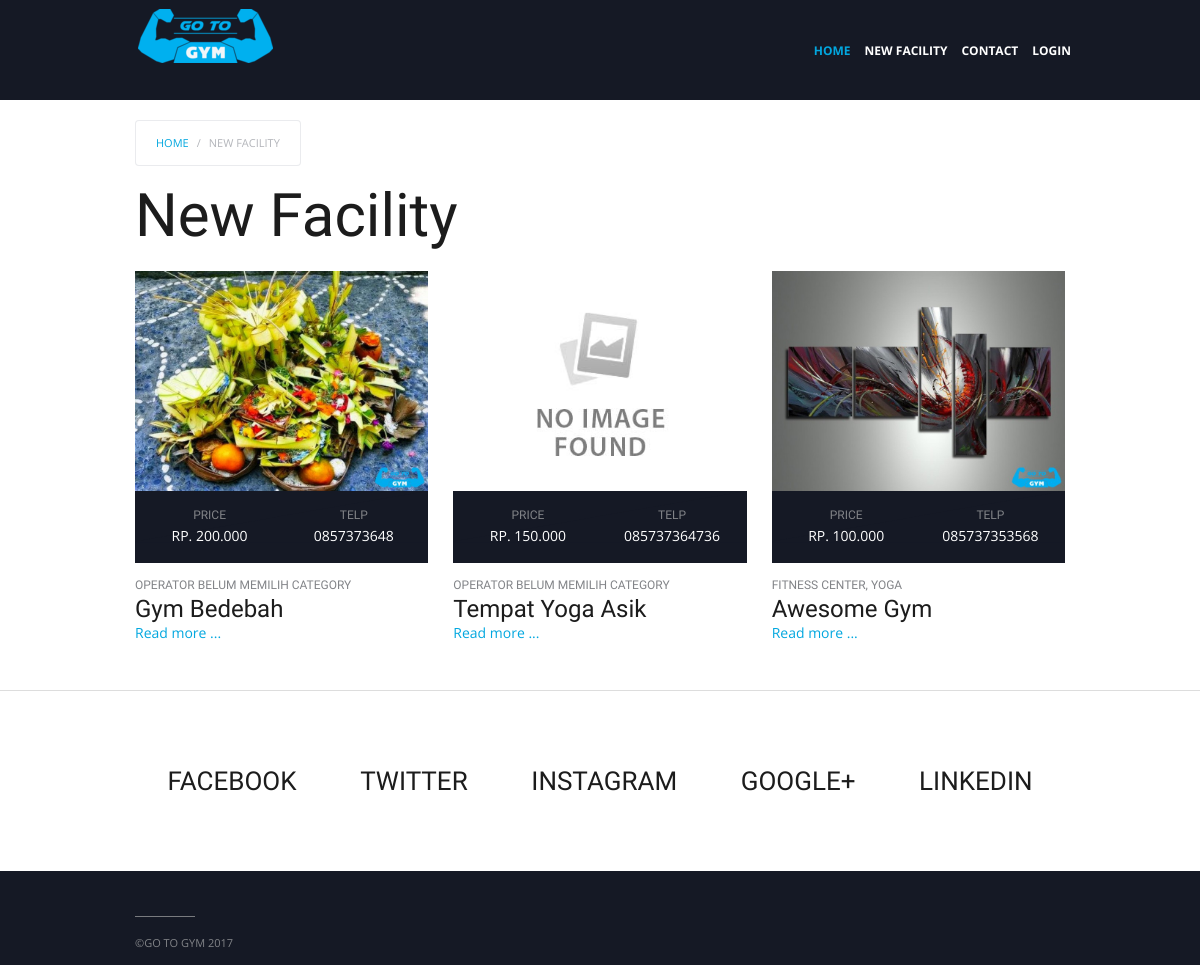
/home/newfacility, run on the app's committed database.
### tables this page shows
CREATE TABLE `gym` (
  `id` int(11) NOT NULL,
  `user_id` int(11) NOT NULL,
  `fullname` varchar(100) DEFAULT NULL,
  `alamat` varchar(100) DEFAULT NULL,
  `longitude` varchar(100) DEFAULT NULL,
  `latitude` varchar(100) DEFAULT NULL,
  `telp` varchar(12) DEFAULT NULL,
  `description` text,
  `price` int(11) DEFAULT NULL,
  `status` int(1) NOT NULL
);

CREATE TABLE `images` (
  `id` int(11) NOT NULL,
  `gym_id` int(11) DEFAULT NULL,
  `file` varchar(100) DEFAULT NULL
);

### application/Controller/HomeController.php (called while the page is built, shortened)
<?php
class HomeController extends Controller
{
    public function newfacility()
    {
        $gym = new Gym();
        $this->view([
            'header'=>'view/_templates/home_header.php',
            'content'=>'view/home/newfacility.php',
            'footer'=>'view/_templates/home_footer.php',
        ],[
            'model'=>$gym->newFacility()
        ]);
    }
}

### public/index.php (called while the page is built, shortened)
<?php
$app = new Application();

### application/Core/Model.php (called while the page is built, shortened)
<?php
class Model
{
    public $db = null;
    protected $table = null;
    private function openDatabaseConnection()
    {
        $options = array(PDO::ATTR_DEFAULT_FETCH_MODE => PDO::FETCH_OBJ, PDO::ATTR_ERRMODE => PDO::ERRMODE_WARNING);
        $this->db = new PDO(DB_TYPE . ':host=' . DB_HOST . ';dbname=' . DB_NAME . ';charset=' . DB_CHARSET, DB_USER, DB_PASS, $options);
    }
    public function getAll($data=null)
    {
        if(is_array($data) && !is_null($data)){
            $_row = '';
            $_value = [];
            foreach ($data as $row=>$value){
                $_row.= $row.' = '.' :'.$row.' AND ';
                $_value[':'.$row] = $value;
            }
            $_row = substr($_row, 0, -5);
            $sql = "SELECT * FROM $this->table WHERE $_row";
            $query = $this->db->prepare($sql);
            $parameters = $_value;
        }else{
            $sql = "SELECT * FROM $this->table";
            $query = $this->db->prepare($sql);
            $parameters=array();
        }
        $query->execute($parameters);
        return $query->fetchAll();
    }
    public function getOne($id)
    {
        if(is_array($id) && !is_null($id)){
            $_row = '';
            $_value = [];
            foreach ($id as $row=>$value){
                $_row.= $row.' = '.' :'.$row.' AND ';
                $_value[':'.$row] = $value;
            }
            $_row = substr($_row, 0, -5);
            $sql = "SELECT * FROM $this->table WHERE $_row LIMIT 1";
            $query = $this->db->prepare($sql);
            $parameters = $_value;
        }else{
            $sql = "SELECT * FROM $this->table WHERE id = :id LIMIT 1";
            $query = $this->db->prepare($sql);
            $parameters = array(':id' => $id);
        }
        $query->execute($parameters);
        return $query->fetch();
    }
}

### application/Model/Gym.php (called while the page is built, shortened)
<?php
class Gym extends Model
{
    protected $table = 'gym';
    public static function getCategory($id)
    {
        $category = new Category();
        return $category->getOne($id)->label;
    }
    public static function getImage($id)
    {
        $images = new Images();
        $img = $images->getOne(['gym_id'=>$id]);
        if($img){
            return $img->file;
        }else{
            return '';
        }
    }
    public function newFacility()
    {
        $sql = "SELECT * FROM $this->table WHERE status = 1 ORDER BY id DESC LIMIT 12 ";
        $query = $this->db->prepare($sql);
        $query->execute([]);
        return $query->fetchAll();
    }
}

### application/view/home/newfacility.php (the view, shortened to what this page needs)
<div class="uk-container uk-container-center">
    <div class="tm-middle uk-grid" data-uk-grid-match="" data-uk-grid-margin="">
        <div class="tm-main uk-width-medium-1-1">
            <main class="tm-content uk-position-relative">
                <ul class="uk-breadcrumb">
                    <li><a href="<?= URL ?>">Home</a></li>
                    <li class="uk-active"><span>New Facility</span></li>
                </ul>
                <div class="uk-grid">
                    <div class="uk-width-1-1">
                        <div class="uk-panel uk-panel-header">
                            <h1 class="tm-title">New Facility</h1>
                        </div>
                    </div>
                </div>
                <div class="uk-grid" data-uk-grid-match="" data-uk-grid-margin="">
                    <?php foreach ($model as $row): ?>
                        <?php $image = \Mini\Model\Gym::getImage($row->id); ?>
                        <div class="uk-width-medium-1-3">
                            <article class="uk-article">
                                <a class="uk-align-left" href="<?= URL.'home/detail/'.$row->id ?>" title=""><img src="<?= $image == '' ? URL.'img/noimagefound2.jpg' : URL.'img/gym/'.$image ?>" alt=""></a>
                                <div>
                                    <div class="uk-panel uk-width-1-1">
                                        <div class="uk-grid">
                                            <div class="uk-width-1-2">
                                                <h6 class="tm-uppercase">Price</h6>
                                                <span class="tm-uppercase">Rp. <?= number_format($row->price, 0, ',', '.') ?></span>
                                            </div>
                                            <div class="uk-width-1-2">
                                                <h6 class="tm-uppercase">Telp</h6>
                                                <span class="tm-uppercase"><?= $row->telp ?></span>
                                            </div>
                                        </div>
                                    </div>
                                    <h4 class="tm-workouts-line tm-uppercase"><?php
                                        $category=new \Mini\Model\GymCategory();
                                        $get_c = $category->getAll(['gym_id'=>$row->id]);
                                        if(count($get_c)>0):
                                            $print = "";
                                            foreach ($get_c as $_c){
                                                $print.= \Mini\Model\Gym::getCategory($_c->category_id).', ';
                                            }
                                            echo substr($print, 0, -2);
                                            ?>
                                        <?php else: ?>
                                            Operator belum memilih category
                                        <?php endif; ?></h4>
                                    <h3 class="tm-workouts-subline tm-uppercase"><?= $row->fullname ?></h3>
                                    <div class="jcomments-links">
                                        <a class="readmore-link" href="<?= URL.'home/detail/'.$row->id ?>" title="5 Unique Workauts to Improve your Deadlift">Read more ...</a>
                                    </div>
                                </div>
                            </article>
                        </div>
                    <?php endforeach; ?>
                </div>
            </main>
        </div>
    </div>
</div>

### data on the page
gym: id.file (picture), price "200.000", telp "0857373648", shows "OPERATOR BELUM MEMILIH CATEGORY", fullname "Gym Bedebah"
gym: shows a picture, price "150.000", telp "085737364736", shows "OPERATOR BELUM MEMILIH CATEGORY", fullname "Tempat Yoga Asik"
gym: id.file (picture), price "100.000", telp "085737353568", print "FITNESS CENTER, YOGA", fullname "Awesome Gym"
